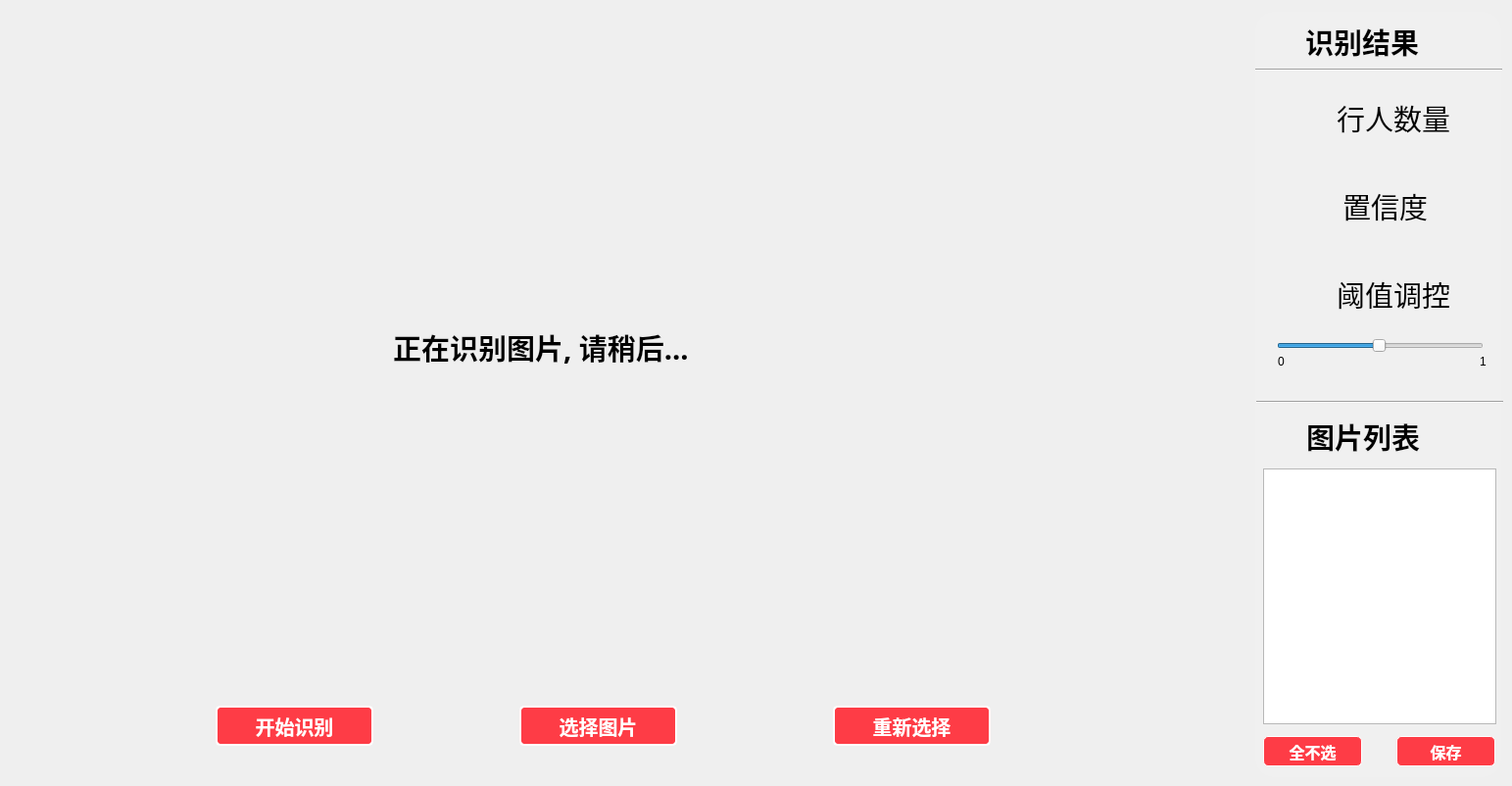
    <widget class="QWidget" name="pic_module">
     <attribute name="title">
      <string>图片行人检测</string>
     </attribute>
     <widget class="QPushButton" name="pic">
      <property name="geometry">
       <rect>
        <x>461</x>
        <y>226</y>
        <width>281</width>
        <height>271</height>
       </rect>
      </property>
      <property name="cursor">
       <cursorShape>ArrowCursor</cursorShape>
      </property>
      <property name="styleSheet">
       <string notr="true">QPushButton{
border: none;
}
QBUshButton::hover{
border: 1px solid white;
border-radius: 15px;
}</string>
      </property>
      <property name="text">
       <string/>
      </property>
      <property name="icon">
       <iconset>
        <normaloff>../../images/picture2.png</normaloff>../../images/picture2.png</iconset>
      </property>
      <property name="iconSize">
       <size>
        <width>300</width>
        <height>300</height>
       </size>
      </property>
     </widget>
     <widget class="QPushButton" name="save">
      <property name="geometry">
       <rect>
        <x>1425</x>
        <y>751</y>
        <width>101</width>
        <height>31</height>
       </rect>
      </property>
      <property name="font">
       <font>
        <family>Roman time</family>
        <pointsize>12</pointsize>
        <weight>75</weight>
        <bold>true</bold>
       </font>
      </property>
      <property name="cursor">
       <cursorShape>PointingHandCursor</cursorShape>
      </property>
      <property name="styleSheet">
       <string notr="true">QPushButton{background-color:#FE3C46;
                    border:1px solid #FFF;
                    border-radius:5px;
                    color:white;
                  }
                  QPushButton:hover
                  {
                    border:1px solid #FE3C46;
                    color:white;
					font-size:21px;
                  }
                  QPushButton:hover:pressed
                  {
					border:1px solid #fff;
                    height:17px;
                    font-size:20px;
                    color:white;}
</string>
      </property>
      <property name="text">
       <string>保存</string>
      </property>
      <property name="iconSize">
       <size>
        <width>80</width>
        <height>80</height>
       </size>
      </property>
     </widget>
     <widget class="QPushButton" name="pushButton">
      <property name="geometry">
       <rect>
        <x>90</x>
        <y>60</y>
        <width>54</width>
        <height>50</height>
       </rect>
      </property>
      <property name="styleSheet">
       <string notr="true">QPushButton{
border: none;
}</string>
      </property>
      <property name="text">
       <string/>
      </property>
      <property name="icon">
       <iconset>
        <normaloff>../../images/rigthangle_tl.png</normaloff>../../images/rigthangle_tl.png</iconset>
      </property>
      <property name="iconSize">
       <size>
        <width>50</width>
        <height>50</height>
       </size>
      </property>
     </widget>
     <widget class="QPushButton" name="pushButton_2">
      <property name="geometry">
       <rect>
        <x>90</x>
        <y>642</y>
        <width>54</width>
        <height>50</height>
       </rect>
      </property>
      <property name="styleSheet">
       <string notr="true">QPushButton{
border: none;
}</string>
      </property>
      <property name="text">
       <string/>
      </property>
      <property name="icon">
       <iconset>
        <normaloff>../../images/rightangle_bl.png</normaloff>../../images/rightangle_bl.png</iconset>
      </property>
      <property name="iconSize">
       <size>
        <width>50</width>
        <height>50</height>
       </size>
      </property>
     </widget>
     <widget class="QPushButton" name="pushButton_3">
      <property name="geometry">
       <rect>
        <x>1098</x>
        <y>60</y>
        <width>54</width>
        <height>50</height>
       </rect>
      </property>
      <property name="styleSheet">
       <string notr="true">QPushButton{
border: none;
}</string>
      </property>
      <property name="text">
       <string/>
      </property>
      <property name="icon">
       <iconset>
        <normaloff>../../images/rightangle_tr.png</normaloff>../../images/rightangle_tr.png</iconset>
      </property>
      <property name="iconSize">
       <size>
        <width>50</width>
        <height>50</height>
       </size>
      </property>
     </widget>
     <widget class="QPushButton" name="pushButton_4">
      <property name="geometry">
       <rect>
        <x>1098</x>
        <y>642</y>
        <width>54</width>
        <height>50</height>
       </rect>
      </property>
      <property name="styleSheet">
       <string notr="true">QPushButton{
border: none;
}</string>
      </property>
      <property name="text">
       <string/>
      </property>
      <property name="icon">
       <iconset>
        <normaloff>../../images/rightangle_br.png</normaloff>../../images/rightangle_br.png</iconset>
      </property>
      <property name="iconSize">
       <size>
        <width>50</width>
        <height>50</height>
       </size>
      </property>
     </widget>
     <widget class="QLabel" name="label_2">
      <property name="geometry">
       <rect>
        <x>1332</x>
        <y>24</y>
        <width>156</width>
        <height>37</height>
       </rect>
      </property>
      <property name="font">
       <font>
        <family>楷体</family>
        <pointsize>22</pointsize>
        <weight>75</weight>
        <bold>true</bold>
       </font>
      </property>
      <property name="mouseTracking">
       <bool>false</bool>
      </property>
      <property name="styleSheet">
       <string notr="true">QLabel{
	font-family: 楷体;
}</string>
      </property>
      <property name="text">
       <string>识别结果</string>
      </property>
     </widget>
     <widget class="Line" name="line_12">
      <property name="geometry">
       <rect>
        <x>1281</x>
        <y>61</y>
        <width>252</width>
        <height>20</height>
       </rect>
      </property>
      <property name="orientation">
       <enum>Qt::Horizontal</enum>
      </property>
     </widget>
     <widget class="QPushButton" name="reselect_img">
      <property name="geometry">
       <rect>
        <x>850</x>
        <y>720</y>
        <width>161</width>
        <height>41</height>
       </rect>
      </property>
      <property name="font">
       <font>
        <family>Roman time</family>
        <pointsize>15</pointsize>
        <weight>75</weight>
        <bold>true</bold>
       </font>
      </property>
      <property name="cursor">
       <cursorShape>PointingHandCursor</cursorShape>
      </property>
      <property name="styleSheet">
       <string notr="true">QPushButton{background-color:#FE3C46;
                    border:2px solid #FFF;
                    border-radius:5px;
                    color:white;
                  }
                  QPushButton:hover
                  {
                    border:2px solid #FE3C46;
                    color:white;
					font-size:26px;
                  }
                  QPushButton:hover:pressed
                  {
                    border:1px solid #fff;
                    border-radius:15px;
                    height:17px;
                    font-size:25px;
                    color:white;}
</string>
      </property>
      <property name="text">
       <string>重新选择</string>
      </property>
      <property name="iconSize">
       <size>
        <width>80</width>
        <height>80</height>
       </size>
      </property>
     </widget>
     <widget class="QPushButton" name="picture_8">
      <property name="geometry">
       <rect>
        <x>1290</x>
        <y>85</y>
        <width>69</width>
        <height>65</height>
       </rect>
      </property>
      <property name="cursor">
       <cursorShape>PointingHandCursor</cursorShape>
      </property>
      <property name="styleSheet">
       <string notr="true">QPushButton{
border: none;
}
QBUshButton::hover{
border: 1px solid white;
border-radius: 15px;
}</string>
      </property>
      <property name="text">
       <string/>
      </property>
      <property name="icon">
       <iconset>
        <normaloff>../../images/count.png</normaloff>../../images/count.png</iconset>
      </property>
      <property name="iconSize">
       <size>
        <width>55</width>
        <height>55</height>
       </size>
      </property>
     </widget>
     <widget class="QLabel" name="count_img">
      <property name="geometry">
       <rect>
        <x>1364</x>
        <y>102</y>
        <width>152</width>
        <height>37</height>
       </rect>
      </property>
      <property name="font">
       <font>
        <family>楷体</family>
        <pointsize>22</pointsize>
        <weight>50</weight>
        <bold>false</bold>
       </font>
      </property>
      <property name="text">
       <string>行人数量</string>
      </property>
     </widget>
     <widget class="QPushButton" name="picture_9">
      <property name="geometry">
       <rect>
        <x>1298</x>
        <y>184</y>
        <width>54</width>
        <height>50</height>
       </rect>
      </property>
      <property name="cursor">
       <cursorShape>PointingHandCursor</cursorShape>
      </property>
      <property name="styleSheet">
       <string notr="true">QPushButton{
border: none;
}
QBUshButton::hover{
border: 1px solid white;
border-radius: 15px;
}</string>
      </property>
      <property name="text">
       <string/>
      </property>
      <property name="icon">
       <iconset>
        <normaloff>../../images/confidence_coefficient.png</normaloff>../../images/confidence_coefficient.png</iconset>
      </property>
      <property name="iconSize">
       <size>
        <width>50</width>
        <height>50</height>
       </size>
      </property>
     </widget>
     <widget class="QLabel" name="confidence_coefficient_img">
      <property name="geometry">
       <rect>
        <x>1370</x>
        <y>192</y>
        <width>114</width>
        <height>37</height>
       </rect>
      </property>
      <property name="font">
       <font>
        <family>楷体</family>
        <pointsize>22</pointsize>
        <weight>50</weight>
        <bold>false</bold>
       </font>
      </property>
      <property name="text">
       <string>置信度</string>
      </property>
     </widget>
     <widget class="QSlider" name="Slider">
      <property name="geometry">
       <rect>
        <x>1303</x>
        <y>342</y>
        <width>211</width>
        <height>22</height>
       </rect>
      </property>
      <property name="cursor">
       <cursorShape>ClosedHandCursor</cursorShape>
      </property>
      <property name="minimum">
       <number>1</number>
      </property>
      <property name="maximum">
       <number>100</number>
      </property>
      <property name="singleStep">
       <number>1</number>
      </property>
      <property name="pageStep">
       <number>1</number>
      </property>
      <property name="value">
       <number>50</number>
      </property>
      <property name="sliderPosition">
       <number>50</number>
      </property>
      <property name="orientation">
       <enum>Qt::Horizontal</enum>
      </property>
     </widget>
     <widget class="QLabel" name="threshold_img">
      <property name="geometry">
       <rect>
        <x>1364</x>
        <y>282</y>
        <width>152</width>
        <height>37</height>
       </rect>
      </property>
      <property name="font">
       <font>
        <family>楷体</family>
        <pointsize>22</pointsize>
        <weight>50</weight>
        <bold>false</bold>
       </font>
      </property>
      <property name="text">
       <string>阈值调控</string>
      </property>
     </widget>
     <widget class="QPushButton" name="picture_10">
      <property name="geometry">
       <rect>
        <x>1300</x>
        <y>272</y>
        <width>54</width>
        <height>50</height>
       </rect>
      </property>
      <property name="cursor">
       <cursorShape>PointingHandCursor</cursorShape>
      </property>
      <property name="styleSheet">
       <string notr="true">QPushButton{
border: none;
}
QBUshButton::hover{
border: 1px solid white;
border-radius: 15px;
}</string>
      </property>
      <property name="text">
       <string/>
      </property>
      <property name="icon">
       <iconset>
        <normaloff>../../images/threshold.png</normaloff>../../images/threshold.png</iconset>
      </property>
      <property name="iconSize">
       <size>
        <width>53</width>
        <height>53</height>
       </size>
      </property>
     </widget>
     <widget class="QLabel" name="represent_img">
      <property name="geometry">
       <rect>
        <x>141</x>
        <y>106</y>
        <width>960</width>
        <height>540</height>
       </rect>
      </property>
      <property name="styleSheet">
       <string notr="true">QLabel{
background-color:
}</string>
      </property>
      <property name="text">
       <string/>
      </property>
     </widget>
     <widget class="QLabel" name="label">
      <property name="geometry">
       <rect>
        <x>1304</x>
        <y>361</y>
        <width>8</width>
        <height>15</height>
       </rect>
      </property>
      <property name="text">
       <string>0</string>
      </property>
     </widget>
     <widget class="QLabel" name="label_6">
      <property name="geometry">
       <rect>
        <x>1510</x>
        <y>361</y>
        <width>8</width>
        <height>15</height>
       </rect>
      </property>
      <property name="text">
       <string>1</string>
      </property>
     </widget>
     <widget class="QPushButton" name="submit_img">
      <property name="geometry">
       <rect>
        <x>220</x>
        <y>720</y>
        <width>161</width>
        <height>41</height>
       </rect>
      </property>
      <property name="font">
       <font>
        <family>Roman time</family>
        <pointsize>15</pointsize>
        <weight>75</weight>
        <bold>true</bold>
       </font>
      </property>
      <property name="cursor">
       <cursorShape>PointingHandCursor</cursorShape>
      </property>
      <property name="styleSheet">
       <string notr="true">QPushButton{background-color:#FE3C46;
                    border:2px solid #FFF;
                    border-radius:5px;
                    color:white;
                  }
                  QPushButton:hover
                  {
                    border:2px solid #FE3C46;
                    color:white;
					font-size:26px;
                  }
                  QPushButton:hover:pressed
                  {
                    border:1px solid #fff;
                    border-radius:15px;
                    height:17px;
                    font-size:25px;
                    color:white;}
</string>
      </property>
      <property name="text">
       <string>开始识别</string>
      </property>
      <property name="iconSize">
       <size>
        <width>80</width>
        <height>80</height>
       </size>
      </property>
     </widget>
     <widget class="QPushButton" name="picture">
      <property name="geometry">
       <rect>
        <x>530</x>
        <y>720</y>
        <width>161</width>
        <height>41</height>
       </rect>
      </property>
      <property name="font">
       <font>
        <family>Roman time</family>
        <pointsize>15</pointsize>
        <weight>75</weight>
        <bold>true</bold>
       </font>
      </property>
      <property name="cursor">
       <cursorShape>PointingHandCursor</cursorShape>
      </property>
      <property name="styleSheet">
       <string notr="true">QPushButton{background-color:#FE3C46;
                    border:2px solid #FFF;
                    border-radius:5px;
                    color:white;
                  }
                  QPushButton:hover
                  {
                    border:2px solid #FE3C46;
                    color:white;
					font-size:26px;
                  }
                  QPushButton:hover:pressed
                  {
                    border:1px solid #fff;
                    border-radius:15px;
                    height:17px;
                    font-size:25px;
                    color:white;}
</string>
      </property>
      <property name="text">
       <string>选择图片</string>
      </property>
      <property name="iconSize">
       <size>
        <width>80</width>
        <height>80</height>
       </size>
      </property>
     </widget>
     <widget class="QListWidget" name="img_list">
      <property name="geometry">
       <rect>
        <x>1289</x>
        <y>478</y>
        <width>238</width>
        <height>261</height>
       </rect>
      </property>
     </widget>
     <widget class="Line" name="line_14">
      <property name="geometry">
       <rect>
        <x>1282</x>
        <y>400</y>
        <width>252</width>
        <height>20</height>
       </rect>
      </property>
      <property name="orientation">
       <enum>Qt::Horizontal</enum>
      </property>
     </widget>
     <widget class="QLabel" name="label_8">
      <property name="geometry">
       <rect>
        <x>1333</x>
        <y>427</y>
        <width>152</width>
        <height>37</height>
       </rect>
      </property>
      <property name="font">
       <font>
        <family>楷体</family>
        <pointsize>22</pointsize>
        <weight>75</weight>
        <bold>true</bold>
       </font>
      </property>
      <property name="text">
       <string>图片列表</string>
      </property>
     </widget>
     <widget class="QLabel" name="label_9">
      <property name="geometry">
       <rect>
        <x>1281</x>
        <y>12</y>
        <width>251</width>
        <height>781</height>
       </rect>
      </property>
      <property name="styleSheet">
       <string notr="true">QLabel{
background-color: #f0f0f0;
border-radius: 20px;
}</string>
      </property>
      <property name="text">
       <string/>
      </property>
     </widget>
     <widget class="QPushButton" name="allchecked">
      <property name="geometry">
       <rect>
        <x>1289</x>
        <y>751</y>
        <width>101</width>
        <height>31</height>
       </rect>
      </property>
      <property name="font">
       <font>
        <family>Roman time</family>
        <pointsize>12</pointsize>
        <weight>75</weight>
        <bold>true</bold>
       </font>
      </property>
      <property name="cursor">
       <cursorShape>PointingHandCursor</cursorShape>
      </property>
      <property name="styleSheet">
       <string notr="true">QPushButton{background-color:#FE3C46;
                    border:1px solid #FFF;
                    border-radius:5px;
                    color:white;
                  }
                  QPushButton:hover
                  {
                    border:1px solid #FE3C46;
                    color:white;
					font-size:21px;
                  }
                  QPushButton:hover:pressed
                  {
					border:1px solid #fff;
                    height:17px;
                    font-size:20px;
                    color:white;}
</string>
      </property>
      <property name="text">
       <string>全选</string>
      </property>
      <property name="iconSize">
       <size>
        <width>80</width>
        <height>80</height>
       </size>
      </property>
     </widget>
     <widget class="QPushButton" name="allunchecked">
      <property name="geometry">
       <rect>
        <x>1289</x>
        <y>751</y>
        <width>101</width>
        <height>31</height>
       </rect>
      </property>
      <property name="font">
       <font>
        <family>Roman time</family>
        <pointsize>12</pointsize>
        <weight>75</weight>
        <bold>true</bold>
       </font>
      </property>
      <property name="cursor">
       <cursorShape>PointingHandCursor</cursorShape>
      </property>
      <property name="styleSheet">
       <string notr="true">QPushButton{background-color:#FE3C46;
                    border:1px solid #FFF;
                    border-radius:5px;
                    color:white;
                  }
                  QPushButton:hover
                  {
                    border:1px solid #FE3C46;
                    color:white;
					font-size:21px;
                  }
                  QPushButton:hover:pressed
                  {
					border:1px solid #fff;
                    height:17px;
                    font-size:20px;
                    color:white;}
</string>
      </property>
      <property name="text">
       <string>全不选</string>
      </property>
      <property name="iconSize">
       <size>
        <width>80</width>
        <height>80</height>
       </size>
      </property>
     </widget>
     <widget class="QLabel" name="waiting">
      <property name="geometry">
       <rect>
        <x>401</x>
        <y>336</y>
        <width>451</width>
        <height>37</height>
       </rect>
      </property>
      <property name="font">
       <font>
        <family>楷体</family>
        <pointsize>22</pointsize>
        <weight>75</weight>
        <bold>true</bold>
       </font>
      </property>
      <property name="text">
       <string>正在识别图片, 请稍后...</string>
      </property>
     </widget>
     <zorder>represent_img</zorder>
     <zorder>waiting</zorder>
     <zorder>pic</zorder>
     <zorder>label_9</zorder>
     <zorder>save</zorder>
     <zorder>pushButton</zorder>
     <zorder>pushButton_2</zorder>
     <zorder>pushButton_3</zorder>
     <zorder>pushButton_4</zorder>
     <zorder>label_2</zorder>
     <zorder>line_12</zorder>
     <zorder>reselect_img</zorder>
     <zorder>picture_8</zorder>
     <zorder>count_img</zorder>
     <zorder>picture_9</zorder>
     <zorder>confidence_coefficient_img</zorder>
     <zorder>Slider</zorder>
     <zorder>threshold_img</zorder>
     <zorder>picture_10</zorder>
     <zorder>label</zorder>
     <zorder>label_6</zorder>
     <zorder>submit_img</zorder>
     <zorder>picture</zorder>
     <zorder>img_list</zorder>
     <zorder>line_14</zorder>
     <zorder>label_8</zorder>
     <zorder>allchecked</zorder>
     <zorder>allunchecked</zorder>
    </widget>
